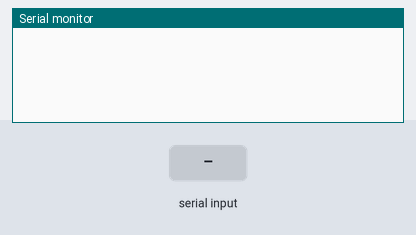
The sketch below on a simulated Arduino Uno, built with avr-gcc and run on an emulated ATmega328P. Parts: the last lines printed to the serial monitor. The test bench sets the inputs (shaded band).

Above: at 1.2 s.
1.3 s: "bye\n" received over Serial
At 2.0 s:
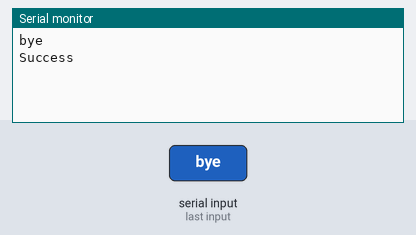
2.8 s: "1\n" received over Serial
At 4.1 s:
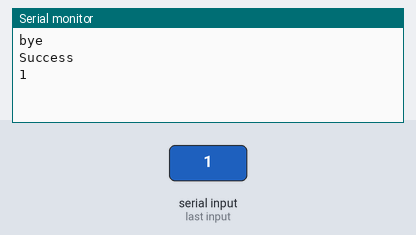

The sketch:

Setup_Serial_Monitor.ino
```cpp
#define BAUDRATE 9600
#define MAX_CMD_SIZE 96

char serial_char;
char cmdbuffer[MAX_CMD_SIZE]; // stores the characters
int serial_count = 0;//count # of character cming in

void setup() {
  // put your setup code here, to run once:
  Serial.begin(BAUDRATE); //BAUDRATE is the bits per second

}

void loop() {
  // put your main code here, to run repeatedly:
  while (Serial.available() > 0)
  //Serial Availabe checks incoming- 1 true, 0 false
  {
    serial_char = Serial.read(); //reads and saves to serial_char

    if (serial_char == '\n' || //if new line or return
        serial_char == '\r')
    {
      cmdbuffer[serial_count] = 0;//sets last letter to 0
      serial_count = 0;//sets count to 0
      // Whole message has been read and now can be process
      Serial.println(cmdbuffer);
      if (strcmp(cmdbuffer, "bye") == 0) {
        //strcmp compares strings
        Serial.println("Success");
      }
  }
  else
  {
    cmdbuffer[serial_count++] = serial_char;//adds one to buffer
  }

}
}
```

Measured:
- after the input at 1.3 s, the serial monitor: prints a new line at once (image 1)
- after the input at 2.8 s, the serial monitor: prints a new line at once (image 2)
